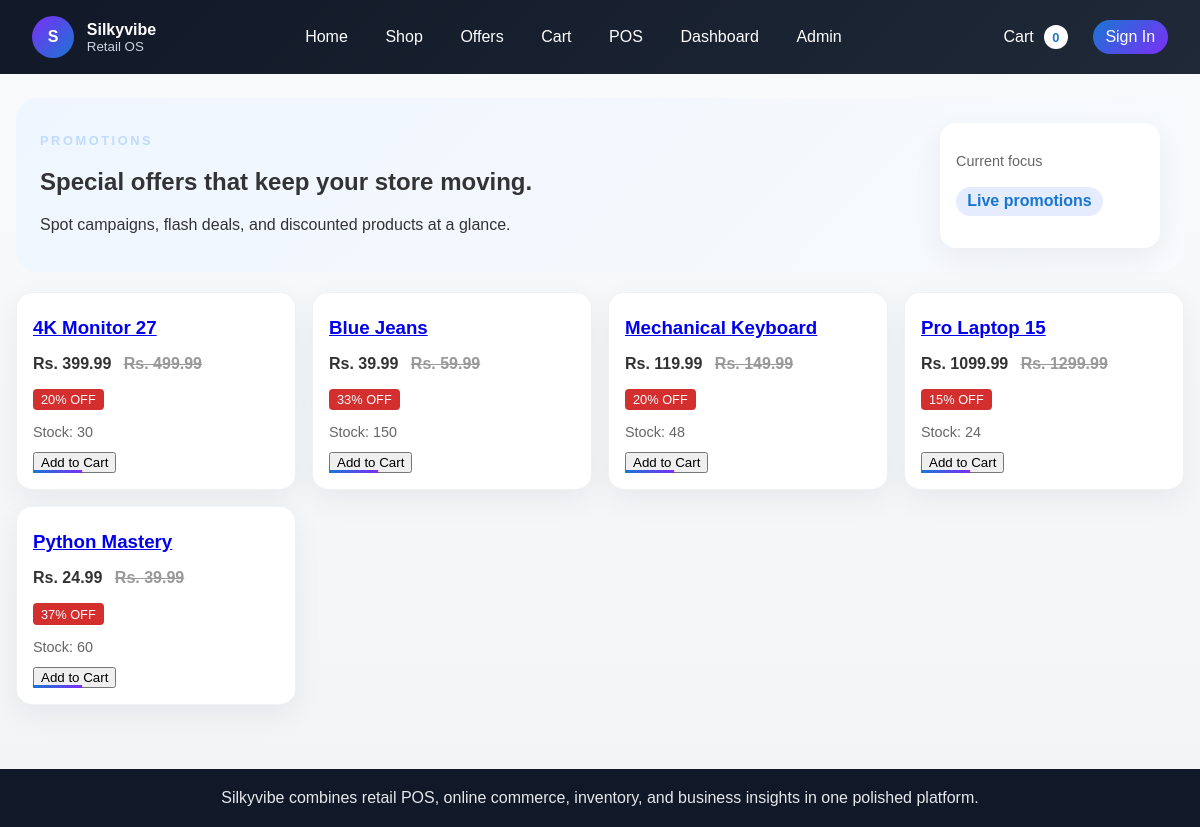
/pages/special-offers/, run on an earlier commit of the app's database.
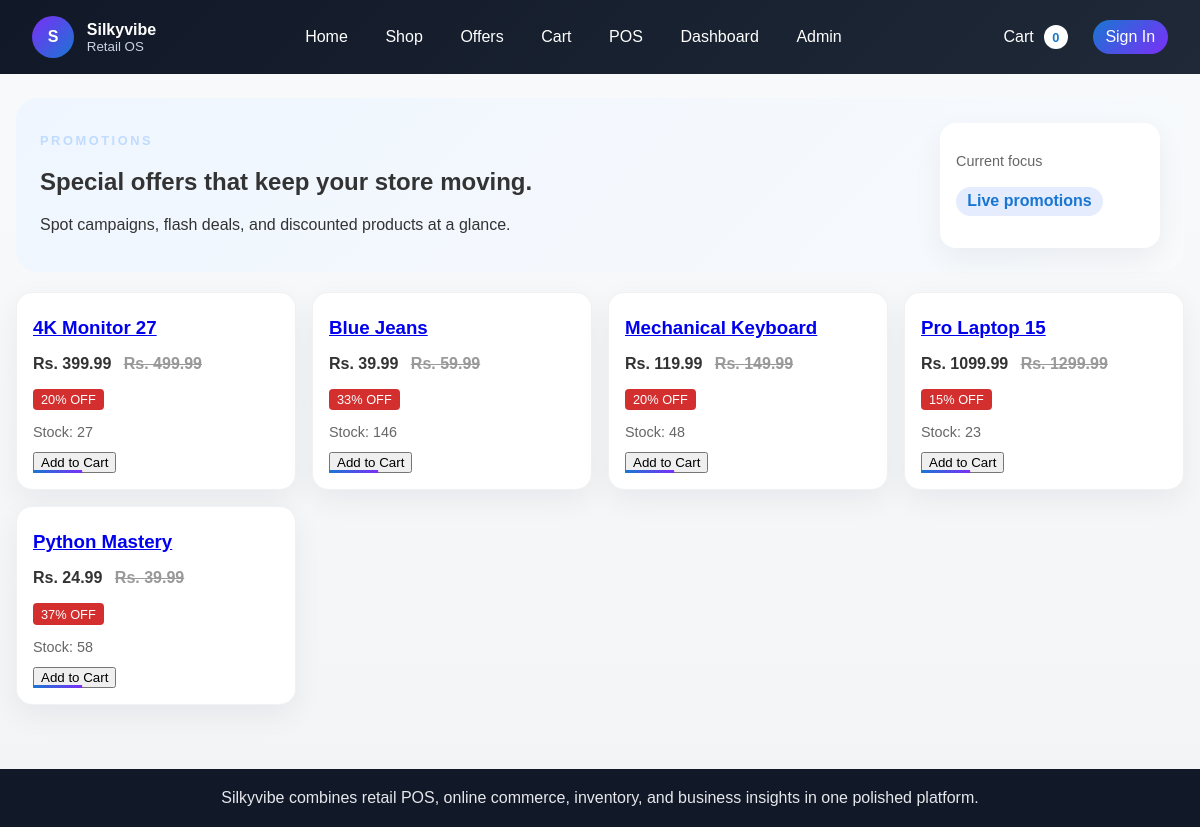
And on a later commit of the database.
### inventory/models.py (models this page shows, shortened)
class Product(models.Model):
    sku = models.CharField(max_length=50, unique=True)
    barcode = models.CharField(max_length=100, unique=True, null=True, blank=True)
    name = models.CharField(max_length=255)
    description = models.TextField(blank=True)
    category = models.ForeignKey(Category, on_delete=models.PROTECT, related_name="products")
    brand = models.ForeignKey(Brand, null=True, blank=True, on_delete=models.SET_NULL, related_name="products")
    size = models.ForeignKey(ProductSize, null=True, blank=True, on_delete=models.SET_NULL, related_name="products")
    color = models.ForeignKey(ProductColor, null=True, blank=True, on_delete=models.SET_NULL, related_name="products")
    image = models.ImageField(upload_to="products/", blank=True, null=True)
    stock_quantity = models.IntegerField(default=0)
    reserved_quantity = models.PositiveIntegerField(default=0)
    damaged_quantity = models.PositiveIntegerField(default=0)
    returned_quantity = models.PositiveIntegerField(default=0)
    min_stock_level = models.PositiveIntegerField(default=5)
    cost_price = models.DecimalField(max_digits=10, decimal_places=2, default=0)
    price = models.DecimalField(max_digits=10, decimal_places=2)
    discount_price = models.DecimalField(max_digits=10, decimal_places=2, null=True, blank=True)
    is_on_sale = models.BooleanField(default=False)
    sale_start_date = models.DateTimeField(null=True, blank=True)
    sale_end_date = models.DateTimeField(null=True, blank=True)
    created_at = models.DateTimeField(auto_now_add=True)
    updated_at = models.DateTimeField(auto_now=True)
    class Meta:
        ordering = ["name"]
        indexes = [
            models.Index(fields=["sku"]),
            models.Index(fields=["is_on_sale", "sale_start_date", "sale_end_date"]),
        ]
    @property
    def final_price(self):
        now = timezone.now()
        if self.is_on_sale and self.discount_price is not None and self.sale_start_date and self.sale_end_date:
            if self.sale_start_date <= now <= self.sale_end_date:
                return self.discount_price
        return self.price
    @property
    def sale_percentage(self):
        if self.final_price < self.price and self.price > 0:
            return int(((self.price - self.final_price) / self.price) * 100)
        return 0

### inventory/views.py (the view)
# urls.py: path("special-offers/", SpecialOffersPageView.as_view(), name="special-offers-page"),
class SpecialOffersPageView(ListView):
    model = Product
    template_name = "special_offers.html"
    context_object_name = "products"
    paginate_by = 24
    def get_queryset(self):
        now = timezone.now()
        return Product.objects.filter(
            is_on_sale=True,
            discount_price__isnull=False,
            sale_start_date__lte=now,
            sale_end_date__gte=now,
        )

### templates/special_offers.html (shortened to what this page needs)
{% extends "base.html" %}
{% block content %}
    <section class="page-hero hero-soft">
        <div>
            <p class="eyebrow">Promotions</p>
            <h1>Special offers that keep your store moving.</h1>
            <p>Spot campaigns, flash deals, and discounted products at a glance.</p>
        </div>
        <div class="hero-card">
            <p class="small-meta">Current focus</p>
            <p class="status-pill">Live promotions</p>
        </div>
    </section>
    <div class="product-grid">
        {% for product in products %}
            <article class="product-card">
                <h3><a href="/pages/products/{{ product.pk }}/">{{ product.name }}</a></h3>
                <p class="price">Rs. {{ product.final_price }}
                    <span class="original-price">Rs. {{ product.price }}</span>
                </p>
                <span class="badge">{{ product.sale_percentage }}% OFF</span>
                <p class="small-meta">Stock: {{ product.stock_quantity }}</p>
                <button class="add-to-cart-btn"
                    data-product-id="{{ product.id }}"
                    data-sku="{{ product.sku }}"
                    data-name="{{ product.name }}"
                    data-price="{{ product.final_price }}"
                >Add to Cart</button>
            </article>
        {% empty %}
            <p class="empty-state">No special offers are active at the moment.</p>
        {% endfor %}
    </div>
{% endblock %}

What changed in the data, as far as the page shows it:
changed Product "4K Monitor 27": stock_quantity "30" → "27"
changed Product "Blue Jeans": stock_quantity "150" → "146"
changed Product "Pro Laptop 15": stock_quantity "24" → "23"
changed Product "Python Mastery": stock_quantity "60" → "58"
